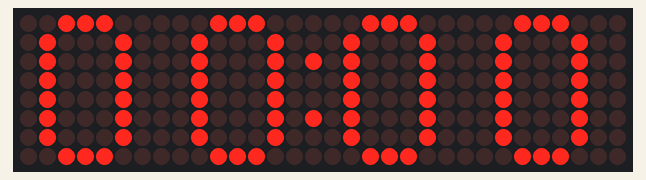
Recording of a sketch running on a simulated Arduino Uno, built with avr-gcc and run on an emulated ATmega328P. Shown: 32×8 LED matrix.

Above: at 0.2 s.
At 4.6 s:
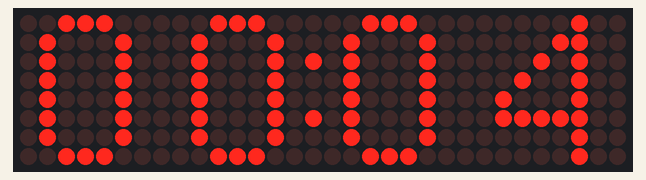
At 9.1 s:
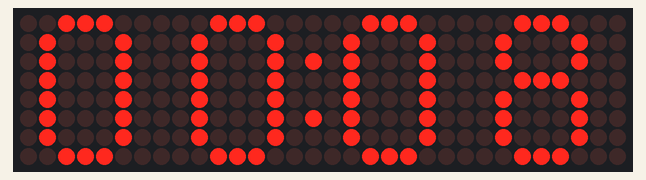
At 19.1 s:
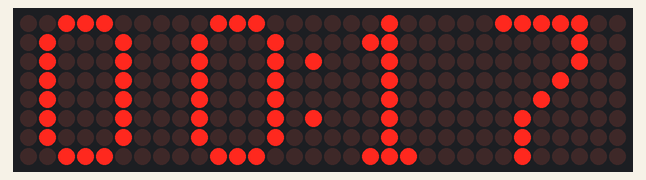
At 28.1 s:
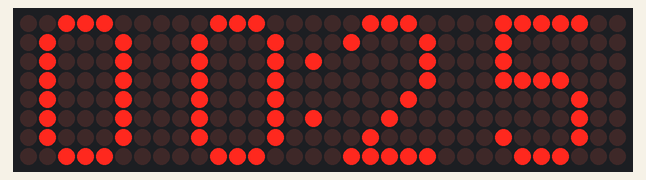
At 38.1 s:
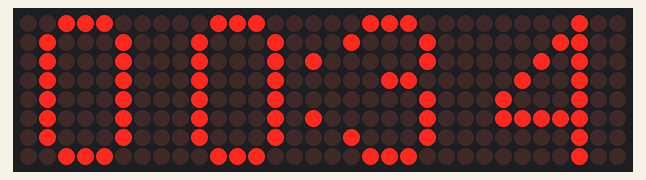

The sketch:

timer.ino
```cpp
/*
 * Author: Eddie Tapia, etapiahe@andrew.cmu.edu
 * File Name: timer.ino
 * Date: September 3rd 2019
 *
 * Purpose: Configures a timer so co-workers do not disturb you when you
 * are trying to get work done.
 */

// Import the modules we will need to control the led matrix
#include "LedControl.h"

const int DIN = 11;
const int CLK = 13;
const int CS = 10;
const int DISPLAY_NUM = 4;
const int DISPLAY_1 = 0;
const int DISPLAY_2 = 1;
const int DISPLAY_3 = 2;
const int DISPLAY_4 = 3;

unsigned long delayTime = 200;               // Delay between frames
LedControl display = LedControl(DIN, CLK, CS, DISPLAY_NUM);  // Pins: DIN,CLK,CS, # of Display connected

// Initialize our array of numbers 0-9
const uint64_t NUMBERS[] = {
  0x1c2222222222221c,
  0x1c08080808080c08,
  0x3e0408102020221c,
  0x1c2220201820221c,
  0x20203e2224283020,
  0x1c2220201e02023e,
  0x1c2222221e02221c,
  0x040404081020203e,
  0x1c2222221c22221c,
  0x1c22203c2222221c
};

const uint64_t NUMBERS_WITH_COLON[] = {
  0x1c22a22222a2221c,
  0x1c08880808880c08,
  0x3e04881020a0221c,
  0x1c22a02018a0221c,
  0x2020be2224a83020,
  0x1c22a0201e82023e,
  0x1c22a2221e82221c,
  0x0404840810a0203e,
  0x1c22a2221ca2221c,
  0x1c22a03c22a2221c
};

const int NUMBERS_LEN = sizeof(NUMBERS)/8;

// Initialize our array of letters A-Z and a-z
const uint64_t LETTERS[] = {
  0x6666667e66663c00,  // A
  0x3e66663e66663e00,  // ..
  0x3c66060606663c00,
  0x3e66666666663e00,
  0x7e06063e06067e00,
  0x0606063e06067e00,
  0x3c66760606663c00,
  0x6666667e66666600,
  0x3c18181818183c00,
  0x1c36363030307800,
  0x66361e0e1e366600,
  0x7e06060606060600,
  0xc6c6c6d6feeec600,
  0xc6c6e6f6decec600,
  0x3c66666666663c00,
  0x06063e6666663e00,
  0x603c766666663c00,
  0x66361e3e66663e00,
  0x3c66603c06663c00,
  0x18181818185a7e00,
  0x7c66666666666600,
  0x183c666666666600,
  0xc6eefed6c6c6c600,
  0xc6c66c386cc6c600,
  0x1818183c66666600,
  0x7e060c1830607e00,  // Z
  0x7c667c603c000000,  // a
  0x3e66663e06060600,  // ..
  0x3c6606663c000000,
  0x7c66667c60606000,
  0x3c067e663c000000,
  0x0c0c3e0c0c6c3800,
  0x3c607c66667c0000,
  0x6666663e06060600,
  0x3c18181800180000,
  0x1c36363030003000,
  0x66361e3666060600,
  0x1818181818181800,
  0xd6d6feeec6000000,
  0x6666667e3e000000,
  0x3c6666663c000000,
  0x06063e66663e0000,
  0xf0b03c36363c0000,
  0x060666663e000000,
  0x3e403c027c000000,
  0x1818187e18180000,
  0x7c66666666000000,
  0x183c666600000000,
  0x7cd6d6d6c6000000,
  0x663c183c66000000,
  0x3c607c6666000000,
  0x3c0c18303c000000  // z
};

const int LETTERS_LEN = sizeof(LETTERS)/8;


void setup() {
  // Wake up the four displays
  display.shutdown(0, false);
  display.shutdown(1, false);
  display.shutdown(2, false);
  display.shutdown(3, false);

  // Set the intensity levels
  display.setIntensity(0, 5);
  display.setIntensity(1, 5);
  display.setIntensity(2, 5);
  display.setIntensity(3, 5);

  // Clear the displays
  display.clearDisplay(0);
  display.clearDisplay(1);
  display.clearDisplay(2);
  display.clearDisplay(3);
}

void displayImage(uint64_t image, int displayNum) {
  for (int i = 0; i < 8; i++) {
    byte row = (image >> i * 8) & 0xFF;
    for (int j = 0; j < 8; j++) {
      display.setLed(displayNum, i, j, bitRead(row, j));
    }
  }

}

// Initialize our veriables to start the timer
int i = 0;
int secondsTwosPlace = 0;
int minutesOnesPlace = 0;
int minutesTwosPlace = 0;

void loop() {
  displayImage(NUMBERS[secondsTwosPlace], DISPLAY_2);
  displayImage(NUMBERS_WITH_COLON[minutesOnesPlace], DISPLAY_3);
  displayImage(NUMBERS[minutesTwosPlace], DISPLAY_4);

  displayImage(NUMBERS[i], DISPLAY_1);
  if (++i >= NUMBERS_LEN ) {
    i = 0;
    secondsTwosPlace++;
  }
  if(secondsTwosPlace >= 6){
    secondsTwosPlace = 0;
    minutesOnesPlace++;
  }
  if(minutesOnesPlace >= NUMBERS_LEN){
    minutesOnesPlace = 0;
    minutesTwosPlace++;
  }
  if(minutesTwosPlace >= 6){
    // Reset the clock since we only have four displays
    secondsTwosPlace = 0;
    minutesOnesPlace = 0;
    minutesTwosPlace = 0;
  }
  delay(1000);
}
```

Measured:
- what the display in image 1 shows lasts 1.1 s, from 4.6 s to 5.7 s
